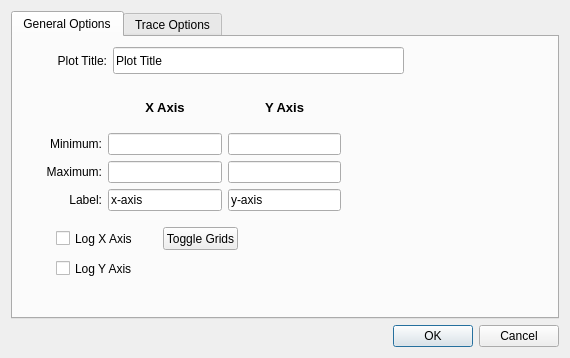
<ui version="4.0" >
 <class>Plot_Options_Dialog</class>
 <widget class="QDialog" name="Plot_Options_Dialog" >
  <property name="windowModality" >
   <enum>Qt::WindowModal</enum>
  </property>
  <property name="geometry" >
   <rect>
    <x>0</x>
    <y>0</y>
    <width>570</width>
    <height>358</height>
   </rect>
  </property>
  <property name="focusPolicy" >
   <enum>Qt::TabFocus</enum>
  </property>
  <property name="windowTitle" >
   <string>Plot Options</string>
  </property>
  <layout class="QVBoxLayout" >
   <item>
    <widget class="QTabWidget" name="tabWidget" >
     <property name="minimumSize" >
      <size>
       <width>0</width>
       <height>30</height>
      </size>
     </property>
     <property name="currentIndex" >
      <number>0</number>
     </property>
     <widget class="QWidget" name="gen_options_tab" >
      <attribute name="title" >
       <string>General Options</string>
      </attribute>
      <widget class="QWidget" name="layoutWidget" >
       <property name="geometry" >
        <rect>
         <x>33</x>
         <y>50</y>
         <width>295</width>
         <height>124</height>
        </rect>
       </property>
       <layout class="QGridLayout" >
        <item row="0" column="1" >
         <widget class="QLabel" name="label_3" >
          <property name="font" >
           <font>
            <pointsize>10</pointsize>
            <weight>75</weight>
            <bold>true</bold>
           </font>
          </property>
          <property name="text" >
           <string>X Axis</string>
          </property>
          <property name="alignment" >
           <set>Qt::AlignCenter</set>
          </property>
         </widget>
        </item>
        <item row="0" column="2" >
         <widget class="QLabel" name="label_4" >
          <property name="font" >
           <font>
            <pointsize>10</pointsize>
            <weight>75</weight>
            <bold>true</bold>
           </font>
          </property>
          <property name="text" >
           <string>Y Axis</string>
          </property>
          <property name="alignment" >
           <set>Qt::AlignCenter</set>
          </property>
         </widget>
        </item>
        <item row="1" column="0" >
         <widget class="QLabel" name="min_label" >
          <property name="text" >
           <string>Minimum:</string>
          </property>
          <property name="alignment" >
           <set>Qt::AlignRight|Qt::AlignTrailing|Qt::AlignVCenter</set>
          </property>
         </widget>
        </item>
        <item row="1" column="1" >
         <widget class="QLineEdit" name="xmin_lineEdit" >
          <property name="text" >
           <string/>
          </property>
         </widget>
        </item>
        <item row="1" column="2" >
         <widget class="QLineEdit" name="ymin_lineEdit" />
        </item>
        <item row="2" column="0" >
         <widget class="QLabel" name="max_label" >
          <property name="text" >
           <string>Maximum:</string>
          </property>
          <property name="alignment" >
           <set>Qt::AlignRight|Qt::AlignTrailing|Qt::AlignVCenter</set>
          </property>
         </widget>
        </item>
        <item row="2" column="1" >
         <widget class="QLineEdit" name="xmax_lineEdit" />
        </item>
        <item row="2" column="2" >
         <widget class="QLineEdit" name="ymax_lineEdit" />
        </item>
        <item row="3" column="0" >
         <widget class="QLabel" name="axis_text_label" >
          <property name="text" >
           <string>Label:</string>
          </property>
          <property name="alignment" >
           <set>Qt::AlignRight|Qt::AlignTrailing|Qt::AlignVCenter</set>
          </property>
         </widget>
        </item>
        <item row="3" column="1" >
         <widget class="QLineEdit" name="xlabel_lineEdit" >
          <property name="text" >
           <string>x-axis</string>
          </property>
         </widget>
        </item>
        <item row="3" column="2" >
         <widget class="QLineEdit" name="ylabel_lineEdit" >
          <property name="text" >
           <string>y-axis</string>
          </property>
         </widget>
        </item>
       </layout>
      </widget>
      <widget class="QCheckBox" name="logy_cb" >
       <property name="geometry" >
        <rect>
         <x>43</x>
         <y>220</y>
         <width>83</width>
         <height>23</height>
        </rect>
       </property>
       <property name="text" >
        <string>Log Y Axis</string>
       </property>
      </widget>
      <widget class="QLabel" name="plot_title_label" >
       <property name="geometry" >
        <rect>
         <x>33</x>
         <y>10</y>
         <width>61</width>
         <height>27</height>
        </rect>
       </property>
       <property name="text" >
        <string>Plot Title:</string>
       </property>
       <property name="alignment" >
        <set>Qt::AlignRight|Qt::AlignTrailing|Qt::AlignVCenter</set>
       </property>
      </widget>
      <widget class="QCheckBox" name="logx_cb" >
       <property name="geometry" >
        <rect>
         <x>43</x>
         <y>190</y>
         <width>83</width>
         <height>23</height>
        </rect>
       </property>
       <property name="text" >
        <string>Log X Axis</string>
       </property>
      </widget>
      <widget class="QLineEdit" name="plottitle_lineEdit" >
       <property name="geometry" >
        <rect>
         <x>100</x>
         <y>10</y>
         <width>291</width>
         <height>27</height>
        </rect>
       </property>
       <property name="text" >
        <string>Plot Title</string>
       </property>
      </widget>
      <widget class="QPushButton" name="toggleGrid_btn" >
       <property name="geometry" >
        <rect>
         <x>150</x>
         <y>190</y>
         <width>75</width>
         <height>23</height>
        </rect>
       </property>
       <property name="text" >
        <string>Toggle Grids</string>
       </property>
      </widget>
     </widget>
     <widget class="QWidget" name="trace_options_tab" >
      <attribute name="title" >
       <string>Trace Options</string>
      </attribute>
      <layout class="QGridLayout" >
       <item rowspan="4" row="0" column="0" >
        <layout class="QGridLayout" >
         <item row="0" column="0" >
          <widget class="QLabel" name="label_11" >
           <property name="text" >
            <string>Active Plot Traces</string>
           </property>
          </widget>
         </item>
         <item row="1" column="0" >
          <widget class="QListWidget" name="activePlotListWidget" />
         </item>
        </layout>
       </item>
       <item row="0" column="1" >
        <widget class="QLabel" name="label" >
         <property name="text" >
          <string>Line Style:</string>
         </property>
        </widget>
       </item>
       <item row="0" column="2" >
        <widget class="QComboBox" name="lstyle_comboBox" />
       </item>
       <item row="1" column="1" >
        <widget class="QLabel" name="label_8" >
         <property name="text" >
          <string>Line Width:</string>
         </property>
        </widget>
       </item>
       <item row="2" column="1" >
        <widget class="QLabel" name="label_5" >
         <property name="text" >
          <string>Marker Style:</string>
         </property>
        </widget>
       </item>
       <item row="2" column="2" >
        <widget class="QComboBox" name="mstyle_comboBox" />
       </item>
       <item row="3" column="1" >
        <widget class="QLabel" name="label_2" >
         <property name="text" >
          <string>Marker Size:</string>
         </property>
        </widget>
       </item>
       <item row="1" column="2" >
        <widget class="QDoubleSpinBox" name="lw_spinBox" >
         <property name="minimum" >
          <double>0.250000000000000</double>
         </property>
         <property name="maximum" >
          <double>50.000000000000000</double>
         </property>
         <property name="singleStep" >
          <double>0.250000000000000</double>
         </property>
         <property name="value" >
          <double>1.000000000000000</double>
         </property>
        </widget>
       </item>
       <item row="3" column="2" >
        <widget class="QDoubleSpinBox" name="ms_spinBox" >
         <property name="minimum" >
          <double>0.250000000000000</double>
         </property>
         <property name="maximum" >
          <double>50.000000000000000</double>
         </property>
         <property name="singleStep" >
          <double>0.250000000000000</double>
         </property>
         <property name="value" >
          <double>1.000000000000000</double>
         </property>
        </widget>
       </item>
       <item row="4" column="1" >
        <widget class="ColorButton" name="lineColorBtn" >
         <property name="enabled" >
          <bool>true</bool>
         </property>
         <property name="text" >
          <string>Line Color...</string>
         </property>
         <property name="toolButtonStyle" >
          <enum>Qt::ToolButtonTextBesideIcon</enum>
         </property>
        </widget>
       </item>
       <item row="4" column="2" >
        <widget class="ColorButton" name="markerColorBtn" >
         <property name="enabled" >
          <bool>true</bool>
         </property>
         <property name="text" >
          <string>Marker Color...</string>
         </property>
         <property name="toolButtonStyle" >
          <enum>Qt::ToolButtonTextBesideIcon</enum>
         </property>
        </widget>
       </item>
      </layout>
     </widget>
    </widget>
   </item>
   <item>
    <widget class="QDialogButtonBox" name="buttonBox" >
     <property name="orientation" >
      <enum>Qt::Horizontal</enum>
     </property>
     <property name="standardButtons" >
      <set>QDialogButtonBox::Cancel|QDialogButtonBox::NoButton|QDialogButtonBox::Ok</set>
     </property>
    </widget>
   </item>
  </layout>
 </widget>
 <customwidgets>
  <customwidget>
   <class>ColorButton</class>
   <extends>QToolButton</extends>
   <header>colorbutton</header>
  </customwidget>
 </customwidgets>
 <resources/>
 <connections>
  <connection>
   <sender>buttonBox</sender>
   <signal>accepted()</signal>
   <receiver>Plot_Options_Dialog</receiver>
   <slot>accept()</slot>
   <hints>
    <hint type="sourcelabel" >
     <x>248</x>
     <y>254</y>
    </hint>
    <hint type="destinationlabel" >
     <x>157</x>
     <y>274</y>
    </hint>
   </hints>
  </connection>
  <connection>
   <sender>buttonBox</sender>
   <signal>rejected()</signal>
   <receiver>Plot_Options_Dialog</receiver>
   <slot>reject()</slot>
   <hints>
    <hint type="sourcelabel" >
     <x>316</x>
     <y>260</y>
    </hint>
    <hint type="destinationlabel" >
     <x>286</x>
     <y>274</y>
    </hint>
   </hints>
  </connection>
 </connections>
</ui>
